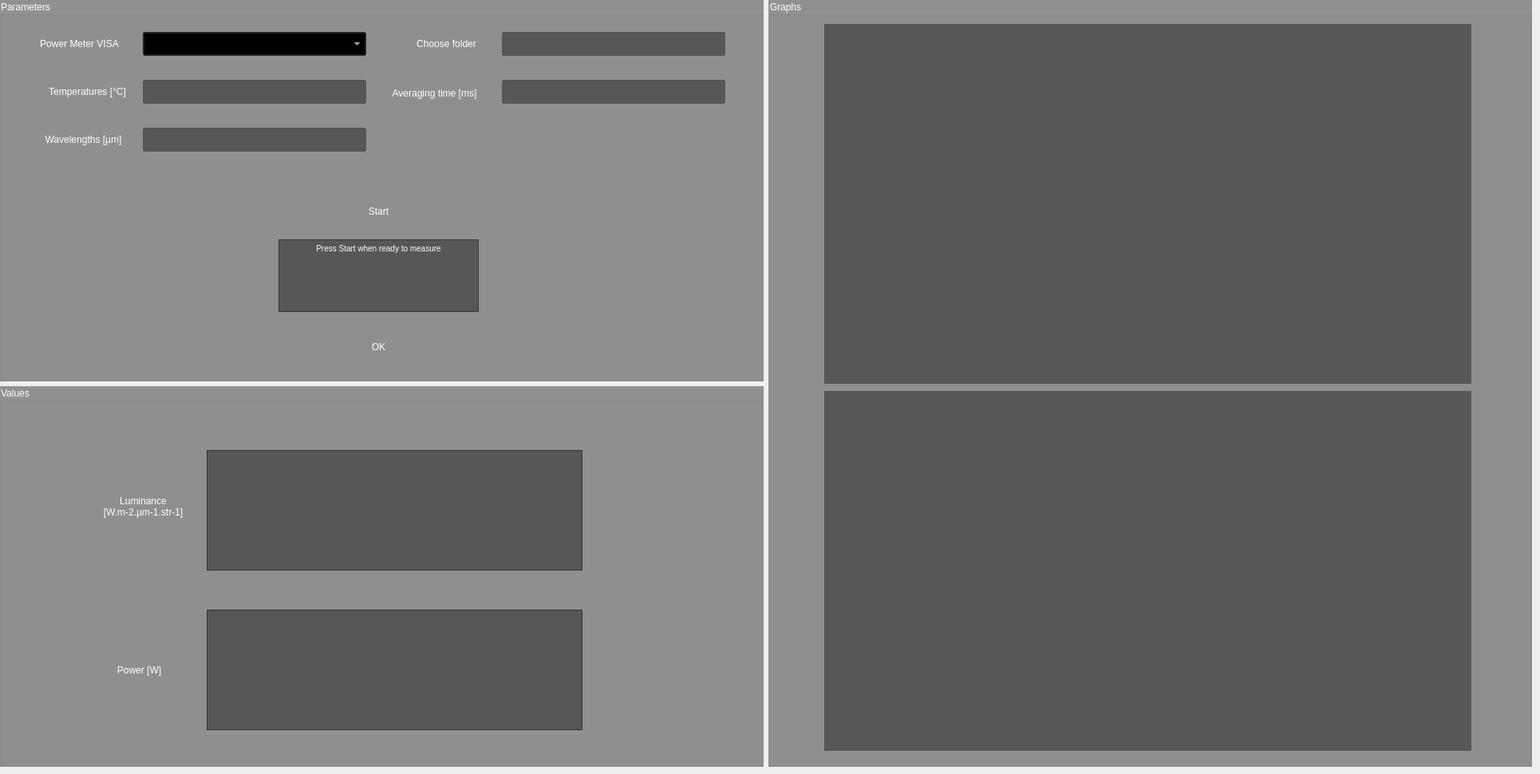
    <widget class="QWidget" name="Calibration">
     <property name="autoFillBackground">
      <bool>false</bool>
     </property>
     <attribute name="title">
      <string>Calibration</string>
     </attribute>
     <widget class="QWidget" name="gridLayoutWidget">
      <property name="geometry">
       <rect>
        <x>-1</x>
        <y>0</y>
        <width>1921</width>
        <height>961</height>
       </rect>
      </property>
      <layout class="QGridLayout" name="gridLayout">
       <item row="0" column="1" rowspan="2">
        <widget class="QGroupBox" name="cal_graphs">
         <property name="enabled">
          <bool>true</bool>
         </property>
         <property name="styleSheet">
          <string notr="true">background : rgba(0,0,0,100);
color: rgb(255,255,255)</string>
         </property>
         <property name="title">
          <string>Graphs</string>
         </property>
         <widget class="QLabel" name="labelgraphUp">
          <property name="geometry">
           <rect>
            <x>70</x>
            <y>30</y>
            <width>811</width>
            <height>451</height>
           </rect>
          </property>
          <property name="text">
           <string/>
          </property>
         </widget>
         <widget class="QWidget" name="widget" native="true">
          <property name="geometry">
           <rect>
            <x>70</x>
            <y>490</y>
            <width>811</width>
            <height>451</height>
           </rect>
          </property>
         </widget>
        </widget>
       </item>
       <item row="0" column="0">
        <widget class="QGroupBox" name="cal_parameters">
         <property name="enabled">
          <bool>true</bool>
         </property>
         <property name="acceptDrops">
          <bool>false</bool>
         </property>
         <property name="autoFillBackground">
          <bool>false</bool>
         </property>
         <property name="styleSheet">
          <string notr="true">background : rgba(0,0,0,100);
color: rgb(255,255,255)</string>
         </property>
         <property name="title">
          <string>Parameters</string>
         </property>
         <property name="flat">
          <bool>false</bool>
         </property>
         <property name="checkable">
          <bool>false</bool>
         </property>
         <widget class="QPushButton" name="chooseFolder">
          <property name="geometry">
           <rect>
            <x>500</x>
            <y>40</y>
            <width>121</width>
            <height>30</height>
           </rect>
          </property>
          <property name="text">
           <string>Choose folder</string>
          </property>
          <property name="checkable">
           <bool>false</bool>
          </property>
          <property name="autoExclusive">
           <bool>false</bool>
          </property>
          <property name="autoDefault">
           <bool>false</bool>
          </property>
          <property name="default">
           <bool>true</bool>
          </property>
          <property name="flat">
           <bool>true</bool>
          </property>
         </widget>
         <widget class="QLabel" name="labelTemp">
          <property name="enabled">
           <bool>false</bool>
          </property>
          <property name="geometry">
           <rect>
            <x>40</x>
            <y>100</y>
            <width>141</width>
            <height>30</height>
           </rect>
          </property>
          <property name="styleSheet">
           <string notr="true">background : rgba(255,255,255,0)
</string>
          </property>
          <property name="lineWidth">
           <number>0</number>
          </property>
          <property name="text">
           <string>Temperatures [°C]</string>
          </property>
          <property name="alignment">
           <set>Qt::AlignCenter</set>
          </property>
         </widget>
         <widget class="QLineEdit" name="temperature">
          <property name="geometry">
           <rect>
            <x>180</x>
            <y>100</y>
            <width>280</width>
            <height>30</height>
           </rect>
          </property>
          <property name="maximumSize">
           <size>
            <width>280</width>
            <height>16777215</height>
           </size>
          </property>
          <property name="toolTip">
           <string>&lt;html&gt;&lt;head/&gt;&lt;body&gt;&lt;p&gt;&lt;span style=&quot; color:#aa55ff;&quot;&gt;[T1,...,Ti,...,Tn] - Temperatures of calibration&lt;/span&gt;&lt;/p&gt;&lt;/body&gt;&lt;/html&gt;</string>
          </property>
          <property name="styleSheet">
           <string notr="true"/>
          </property>
          <property name="text">
           <string/>
          </property>
          <property name="alignment">
           <set>Qt::AlignRight|Qt::AlignTrailing|Qt::AlignVCenter</set>
          </property>
         </widget>
         <widget class="QLabel" name="labelWv">
          <property name="enabled">
           <bool>true</bool>
          </property>
          <property name="geometry">
           <rect>
            <x>40</x>
            <y>160</y>
            <width>131</width>
            <height>30</height>
           </rect>
          </property>
          <property name="styleSheet">
           <string notr="true">background : rgba(255,255,255,0)</string>
          </property>
          <property name="text">
           <string>Wavelengths [µm]</string>
          </property>
          <property name="alignment">
           <set>Qt::AlignCenter</set>
          </property>
         </widget>
         <widget class="QLineEdit" name="wavelength">
          <property name="geometry">
           <rect>
            <x>180</x>
            <y>160</y>
            <width>280</width>
            <height>30</height>
           </rect>
          </property>
          <property name="maximumSize">
           <size>
            <width>280</width>
            <height>16777215</height>
           </size>
          </property>
          <property name="toolTip">
           <string>&lt;html&gt;&lt;head/&gt;&lt;body&gt;&lt;p&gt;&lt;span style=&quot; color:#aa55ff;&quot;&gt;[w1,...,wj,...,wn]&lt;/span&gt;&lt;/p&gt;&lt;/body&gt;&lt;/html&gt;</string>
          </property>
          <property name="styleSheet">
           <string notr="true"/>
          </property>
          <property name="text">
           <string/>
          </property>
          <property name="alignment">
           <set>Qt::AlignRight|Qt::AlignTrailing|Qt::AlignVCenter</set>
          </property>
         </widget>
         <widget class="QLabel" name="labelAvg">
          <property name="enabled">
           <bool>false</bool>
          </property>
          <property name="geometry">
           <rect>
            <x>470</x>
            <y>102</y>
            <width>151</width>
            <height>30</height>
           </rect>
          </property>
          <property name="styleSheet">
           <string notr="true">background : rgba(255,255,255,0)
</string>
          </property>
          <property name="lineWidth">
           <number>0</number>
          </property>
          <property name="text">
           <string>Averaging time [ms]</string>
          </property>
          <property name="alignment">
           <set>Qt::AlignCenter</set>
          </property>
         </widget>
         <widget class="QLineEdit" name="avg_time">
          <property name="geometry">
           <rect>
            <x>630</x>
            <y>100</y>
            <width>280</width>
            <height>30</height>
           </rect>
          </property>
          <property name="maximumSize">
           <size>
            <width>280</width>
            <height>16777215</height>
           </size>
          </property>
          <property name="toolTip">
           <string>&lt;html&gt;&lt;head/&gt;&lt;body&gt;&lt;p&gt;&lt;span style=&quot; color:#aa55ff;&quot;&gt;[A1,...,Aj,...,Ap]&lt;/span&gt;&lt;/p&gt;&lt;/body&gt;&lt;/html&gt;</string>
          </property>
          <property name="whatsThis">
           <string>&lt;html&gt;&lt;head/&gt;&lt;body&gt;&lt;p&gt;&lt;span style=&quot; color:#aa55ff;&quot;&gt;[A1,A2,A3,A4]&lt;/span&gt;&lt;/p&gt;&lt;/body&gt;&lt;/html&gt;</string>
          </property>
          <property name="styleSheet">
           <string notr="true"/>
          </property>
          <property name="text">
           <string/>
          </property>
          <property name="alignment">
           <set>Qt::AlignRight|Qt::AlignTrailing|Qt::AlignVCenter</set>
          </property>
         </widget>
         <widget class="QPushButton" name="startButton">
          <property name="enabled">
           <bool>true</bool>
          </property>
          <property name="geometry">
           <rect>
            <x>390</x>
            <y>250</y>
            <width>171</width>
            <height>30</height>
           </rect>
          </property>
          <property name="styleSheet">
           <string notr="true"/>
          </property>
          <property name="text">
           <string>Start</string>
          </property>
          <property name="checkable">
           <bool>false</bool>
          </property>
          <property name="autoExclusive">
           <bool>false</bool>
          </property>
          <property name="autoDefault">
           <bool>false</bool>
          </property>
          <property name="default">
           <bool>true</bool>
          </property>
          <property name="flat">
           <bool>true</bool>
          </property>
         </widget>
         <widget class="QLabel" name="labelVISA">
          <property name="geometry">
           <rect>
            <x>30</x>
            <y>40</y>
            <width>141</width>
            <height>30</height>
           </rect>
          </property>
          <property name="font">
           <font>
            <italic>false</italic>
            <underline>false</underline>
            <strikeout>false</strikeout>
            <kerning>true</kerning>
           </font>
          </property>
          <property name="styleSheet">
           <string notr="true">background : rgba(255,255,255,0)</string>
          </property>
          <property name="text">
           <string>Power Meter VISA</string>
          </property>
          <property name="textFormat">
           <enum>Qt::AutoText</enum>
          </property>
          <property name="alignment">
           <set>Qt::AlignCenter</set>
          </property>
          <property name="wordWrap">
           <bool>false</bool>
          </property>
         </widget>
         <widget class="QComboBox" name="id_powermeter">
          <property name="geometry">
           <rect>
            <x>180</x>
            <y>40</y>
            <width>280</width>
            <height>30</height>
           </rect>
          </property>
          <property name="toolTip">
           <string>&lt;html&gt;&lt;head/&gt;&lt;body&gt;&lt;p&gt;&lt;span style=&quot; color:#aa55ff;&quot;&gt;Instrument adress&lt;/span&gt;&lt;/p&gt;&lt;/body&gt;&lt;/html&gt;</string>
          </property>
          <property name="autoFillBackground">
           <bool>false</bool>
          </property>
          <property name="styleSheet">
           <string notr="true"/>
          </property>
          <property name="editable">
           <bool>false</bool>
          </property>
          <property name="currentText">
           <string/>
          </property>
         </widget>
         <widget class="QTextBrowser" name="textTemperature">
          <property name="geometry">
           <rect>
            <x>350</x>
            <y>300</y>
            <width>251</width>
            <height>91</height>
           </rect>
          </property>
          <property name="lineWrapMode">
           <enum>QTextEdit::WidgetWidth</enum>
          </property>
          <property name="lineWrapColumnOrWidth">
           <number>0</number>
          </property>
          <property name="html">
           <string>&lt;!DOCTYPE HTML PUBLIC &quot;-//W3C//DTD HTML 4.0//EN&quot; &quot;http://www.w3.org/TR/REC-html40/strict.dtd&quot;&gt;
&lt;html&gt;&lt;head&gt;&lt;meta name=&quot;qrichtext&quot; content=&quot;1&quot; /&gt;&lt;style type=&quot;text/css&quot;&gt;
p, li { white-space: pre-wrap; }
&lt;/style&gt;&lt;/head&gt;&lt;body style=&quot; font-family:'MS Shell Dlg 2'; font-size:8pt; font-weight:400; font-style:normal;&quot;&gt;
&lt;p align=&quot;center&quot; style=&quot; margin-top:0px; margin-bottom:0px; margin-left:0px; margin-right:0px; -qt-block-indent:0; text-indent:0px;&quot;&gt;&lt;span style=&quot; font-size:7.8pt; vertical-align:middle;&quot;&gt;Press Start when ready to measure&lt;/span&gt;&lt;/p&gt;&lt;/body&gt;&lt;/html&gt;</string>
          </property>
         </widget>
         <widget class="QLineEdit" name="labelDir">
          <property name="geometry">
           <rect>
            <x>630</x>
            <y>40</y>
            <width>280</width>
            <height>30</height>
           </rect>
          </property>
         </widget>
         <widget class="QPushButton" name="okButton">
          <property name="enabled">
           <bool>false</bool>
          </property>
          <property name="geometry">
           <rect>
            <x>390</x>
            <y>420</y>
            <width>171</width>
            <height>30</height>
           </rect>
          </property>
          <property name="styleSheet">
           <string notr="true"/>
          </property>
          <property name="text">
           <string>OK</string>
          </property>
          <property name="checkable">
           <bool>false</bool>
          </property>
          <property name="autoExclusive">
           <bool>false</bool>
          </property>
          <property name="autoDefault">
           <bool>false</bool>
          </property>
          <property name="default">
           <bool>true</bool>
          </property>
          <property name="flat">
           <bool>true</bool>
          </property>
         </widget>
        </widget>
       </item>
       <item row="1" column="0">
        <widget class="QGroupBox" name="cal_values">
         <property name="styleSheet">
          <string notr="true">background : rgba(0,0,0,100);
color: rgb(255,255,255)</string>
         </property>
         <property name="title">
          <string>Values</string>
         </property>
         <widget class="QLabel" name="labelValPow">
          <property name="geometry">
           <rect>
            <x>135</x>
            <y>290</y>
            <width>81</width>
            <height>131</height>
           </rect>
          </property>
          <property name="styleSheet">
           <string notr="true">background : rgba(255,255,255,0)</string>
          </property>
          <property name="text">
           <string>Power [W]</string>
          </property>
          <property name="alignment">
           <set>Qt::AlignCenter</set>
          </property>
         </widget>
         <widget class="QLabel" name="labelvalLum">
          <property name="geometry">
           <rect>
            <x>100</x>
            <y>70</y>
            <width>161</width>
            <height>161</height>
           </rect>
          </property>
          <property name="styleSheet">
           <string notr="true">background : rgba(255,255,255,0)</string>
          </property>
          <property name="text">
           <string>Luminance [W.m-2.µm-1.str-1]</string>
          </property>
          <property name="alignment">
           <set>Qt::AlignCenter</set>
          </property>
          <property name="wordWrap">
           <bool>true</bool>
          </property>
         </widget>
         <widget class="QTextBrowser" name="valLum">
          <property name="geometry">
           <rect>
            <x>260</x>
            <y>80</y>
            <width>471</width>
            <height>151</height>
           </rect>
          </property>
          <property name="toolTip">
           <string>&lt;html&gt;&lt;head/&gt;&lt;body&gt;&lt;p&gt;&lt;span style=&quot; color:#aa55ff;&quot;&gt;Luminance with Planck's law (emissivity = 1 ; T +/- correction of the blackbody, see blackbody_calibration.py)&lt;/span&gt;&lt;/p&gt;&lt;/body&gt;&lt;/html&gt;</string>
          </property>
         </widget>
         <widget class="QTextBrowser" name="valPow">
          <property name="geometry">
           <rect>
            <x>260</x>
            <y>280</y>
            <width>471</width>
            <height>151</height>
           </rect>
          </property>
          <property name="toolTip">
           <string>&lt;html&gt;&lt;head/&gt;&lt;body&gt;&lt;p&gt;&lt;span style=&quot; color:#aa55ff;&quot;&gt;Power received by the photodiodes&lt;/span&gt;&lt;/p&gt;&lt;/body&gt;&lt;/html&gt;</string>
          </property>
         </widget>
        </widget>
       </item>
      </layout>
     </widget>
    </widget>
